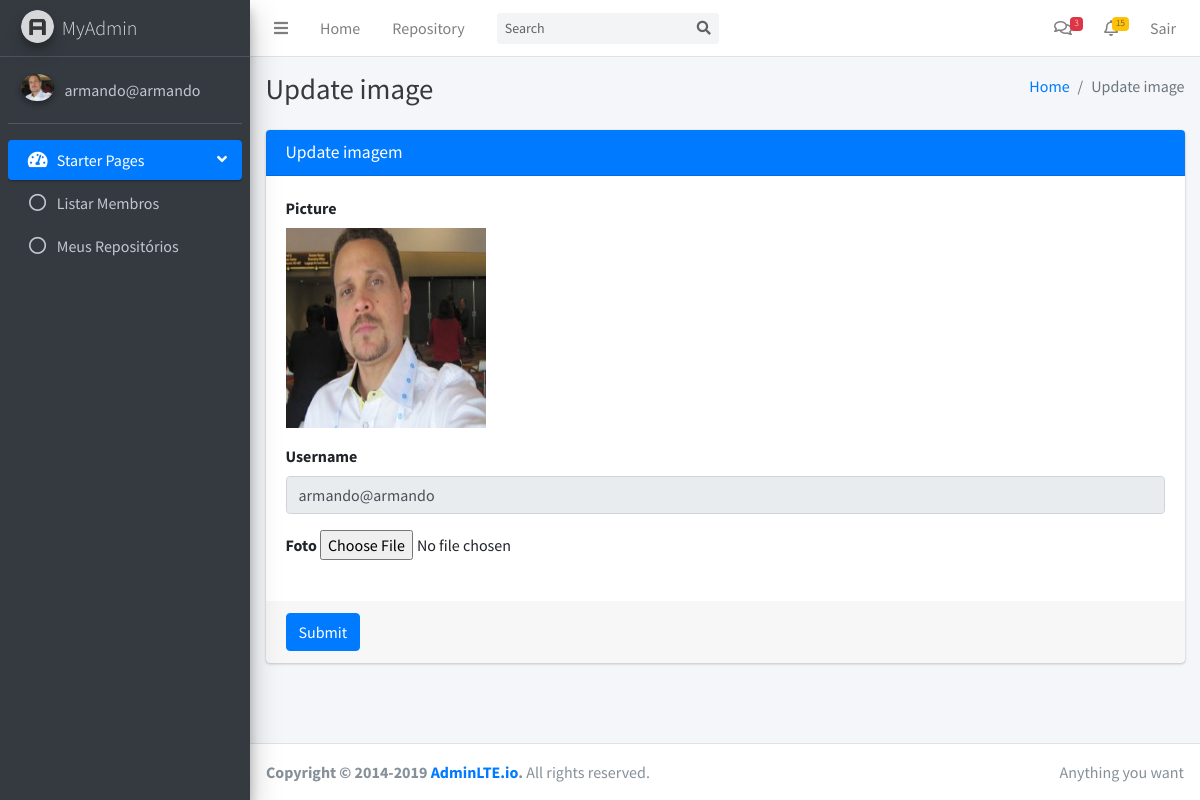
The app's page /usuario/1/update (signed in) with its own data.
### tables this page shows
CREATE TABLE user (
  id INTEGER PRIMARY KEY AUTOINCREMENT,
  name TEXT, 
  username TEXT UNIQUE NOT NULL,
  email TEXT UNIQUE NOT NULL,
  password TEXT NOT NULL, 
  image TEXT
);

### myapp/control/usuario.py (the view, shortened to what this page needs)
@bp.route("/<int:id>/update", methods=["GET", "POST"])
@login_required
def update(id):
    return render_template("usuario/imagem.html", usuario = g.user['username'],
            profilePic=g.user['image'], titulo="Update image", usuario_logado=g.user)

### myapp/config/db.py (called while the page is built)
def get_db():
    if 'db' not in g:
        g.db = sqlite3.connect(
            current_app.config['DATABASE'],
            detect_types=sqlite3.PARSE_DECLTYPES
        )
        g.db.row_factory = sqlite3.Row
    return g.db

### myapp/control/auth.py (called while the page is built)
def login_required(view):
    @functools.wraps(view)
    def wrapped_view(**kwargs):
        if g.user is None:
            return redirect(url_for("auth.login"))
        return view(**kwargs)
    return wrapped_view

@bp.before_app_request
def load_logged_in_user():
    user_id = session.get("user_id")
    if user_id is None:
        g.user = None
    else:
        g.user = ( get_db().execute("SELECT * FROM user WHERE id = ?", (user_id,)).fetchone() )

### myapp/templates/usuario/imagem.html (shortened to what this page needs)
{% extends "base.html" %}
{% block conteudo %}
    <div class="content">
      <section class="content">
        <div class="container-fluid">
        <div class="row">
            <div class="col-md-12">
                <div class="card card-primary">
                <div class="card-header">
                    <h3 class="card-title">Update imagem</h3>
                </div>
                <form role="form" action="{{ url_for('usuario.update', id=usuario_logado['id']) }}" method="post" enctype="multipart/form-data">
                    <div class="card-body">
                        <div class="form-group">
                            <label for="Picture">Picture</label><br>
                            <img alt="Image" width="200" height="200" src="{{ url_for('static', filename='uploads/' + profilePic) }}">
                        </div>
                        <div class="form-group">
                            <label for="nome">Username</label>
                            <input type="text" class="form-control" id="username" name="username" placeholder="Username" readonly value="{{ usuario_logado['username'] }}">
                        </div>
                        <div class="form-group">
                            <label for="image">Foto</label>
                            <input type="file" id="image" name="image" required="required" accept=".png, .jpg, .jpeg">
                        </div>
                    </div>
                    <div class="card-footer">
                        <button type="submit" class="btn btn-primary" onclick="document.getElementById('my_loading').style.display = 'block' ;">Submit</button>
                    </div>
                </form>
                </div>
            </div>
        </div>
        </div>
      </section>
    </div>
{% endblock %}

### myapp/templates/base.html (shortened to what this page needs)
<!DOCTYPE html>
<html lang="en">
<head>
  <link rel="stylesheet" href="/static/plugins/fontawesome-free/css/all.min.css">
  <link rel="stylesheet" href="/static/dist/css/adminlte.min.css">
</head>
<body class="hold-transition sidebar-mini">
<div class="wrapper">
  <nav class="main-header navbar navbar-expand navbar-white navbar-light">
    <ul class="navbar-nav">
      <li class="nav-item">
        <a class="nav-link" data-widget="pushmenu" href="#" role="button"><i class="fas fa-bars"></i></a>
      </li>
      <li class="nav-item d-none d-sm-inline-block">
        <a href="/" class="nav-link">Home</a>
      </li>
      <li class="nav-item d-none d-sm-inline-block">
        <a href="#" class="nav-link">Repository</a>
      </li>
    </ul>
    <form class="form-inline ml-3">
      <div class="input-group input-group-sm">
        <input class="form-control form-control-navbar" type="search" placeholder="Search" aria-label="Search">
        <div class="input-group-append">
          <button class="btn btn-navbar" type="submit">
            <i class="fas fa-search"></i>
          </button>
        </div>
      </div>
    </form>
    <ul class="navbar-nav ml-auto">
      <li class="nav-item dropdown">
        <a class="nav-link" data-toggle="dropdown" href="#">
          <i class="far fa-comments"></i>
          <span class="badge badge-danger navbar-badge">3</span>
        </a>
      </li>
      <li class="nav-item dropdown">
        <a class="nav-link" data-toggle="dropdown" href="#">
          <i class="far fa-bell"></i>
          <span class="badge badge-warning navbar-badge">15</span>
        </a>
      </li>
      <li class="nav-item">
        <a class="nav-link"href="{{ url_for('auth.logout') }}">
          Sair
        </a>
      </li>
    </ul>
  </nav>
  <aside class="main-sidebar sidebar-dark-primary elevation-4">
    <a href="/" class="brand-link">
      <img src="/static/dist/img/AdminLTELogo.png" alt="AdminLTE Logo" class="brand-image img-circle elevation-3"
           style="opacity: .8">
      <span class="brand-text font-weight-light">MyAdmin</span>
    </a>
    <div class="sidebar">
      <div class="user-panel mt-3 pb-3 mb-3 d-flex">
        <div class="image">
          <img src="{{ url_for('static', filename='uploads/' + profilePic) }}" class="img-circle elevation-2" alt="User Image">
        </div>
        <div class="info">
          <a href="{{ url_for('dashboard.profile') }}" class="d-block">{{usuario}}</a>
        </div>
      </div>
      <nav class="mt-2">
        <ul class="nav nav-pills nav-sidebar flex-column" data-widget="treeview" role="menu" data-accordion="false">
          <li class="nav-item has-treeview menu-open">
            <a href="#" class="nav-link active">
              <i class="nav-icon fas fa-tachometer-alt"></i>
              <p>
                Starter Pages
                <i class="right fas fa-angle-left"></i>
              </p>
            </a>
            <ul class="nav nav-treeview">
              <li class="nav-item">
                <a href="{{ url_for('usuario.listar') }}" class="nav-link">
                  <i class="far fa-circle nav-icon"></i>
                  <p>Listar Membros</p>
                </a>
              </li>
              <li class="nav-item">
                <a href="{{ url_for('repositorio.listar') }}" class="nav-link">
                  <i class="far fa-circle nav-icon"></i>
                  <p>Meus Repositórios</p>
                </a>
              </li>
            </ul>
          </li>
        </ul>
      </nav>
    </div>
  </aside>
  <div class="content-wrapper">
    <div class="content-header">
      <div class="container-fluid">
        <div class="row mb-2">
          <div class="col-sm-6">
            <h1 class="m-0 text-dark">{{ titulo }}</h1>
          </div>
          <div class="col-sm-6">
            <ol class="breadcrumb float-sm-right">
              <li class="breadcrumb-item"><a href="#">Home</a></li>
              <li class="breadcrumb-item active">{{ titulo }}</li>
            </ol>
          </div>
        </div>
      </div>
    </div>
    <div class="content">
    {% block conteudo %}{% endblock %}
    </div>
  </div>
  <footer class="main-footer">
    <div class="float-right d-none d-sm-inline">
      Anything you want
    </div>
    <strong>Copyright &copy; 2014-2019 <a href="https://adminlte.io">AdminLTE.io</a>.</strong> All rights reserved.
  </footer>
</div>
</body>
</html>

### records on screen
user: image (picture), username "armando@armando"

### other values on screen
{{ titulo }} "Update image"
